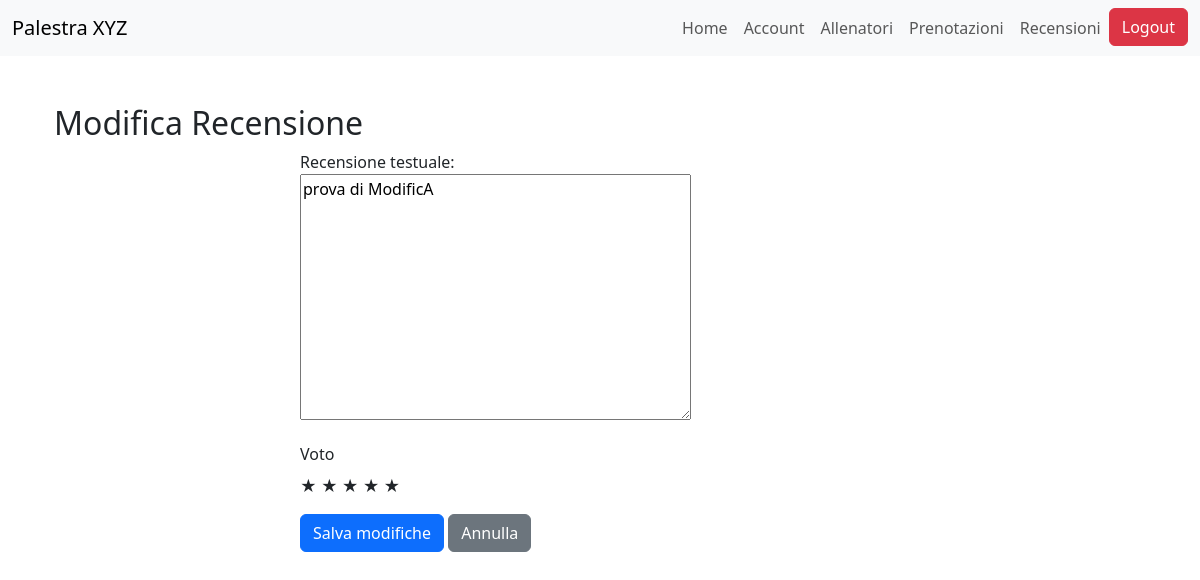
/reviews/15/modifica/ (signed in), run on an earlier commit of the app's database.
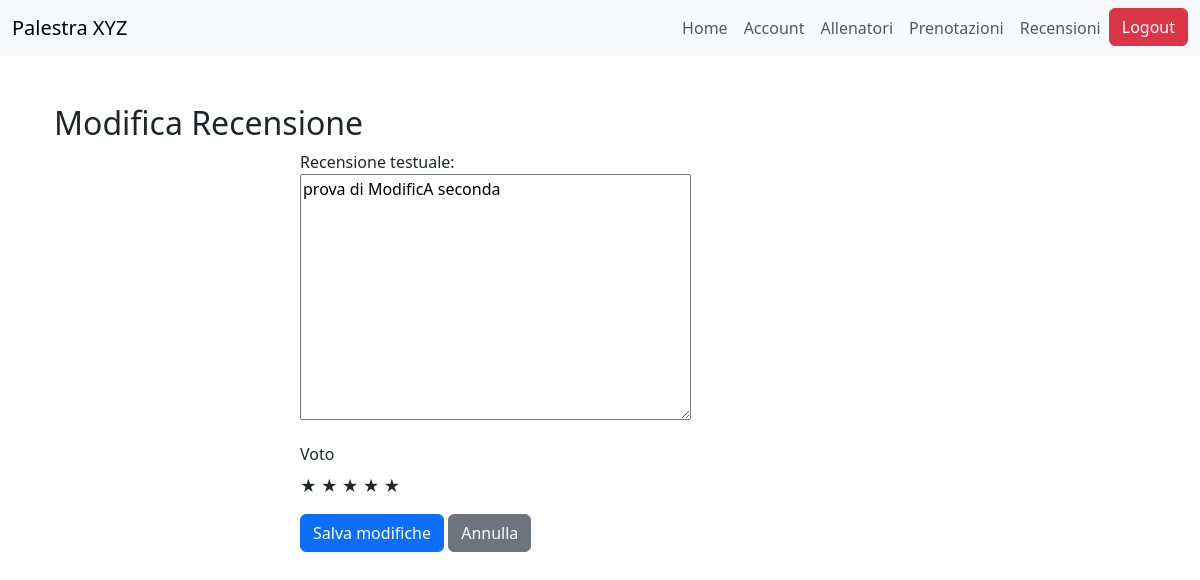
And on a later commit of the database.
### reviews/models.py (models this page shows, shortened)
class Recensione(models.Model):
    registrato_utente = models.ForeignKey(RegistratoUtente, on_delete=models.CASCADE)
    personal_trainer = models.ForeignKey(PersonalTrainer, on_delete=models.CASCADE)
    recensione_testuale = models.TextField(max_length=500)
    voto = models.PositiveSmallIntegerField(choices=[(i, str(i)) for i in range(1, 6)])  # Voti da 1 a 5 stelle
    data_recensione = models.DateTimeField(auto_now_add=True)
    class Meta:
        verbose_name_plural = "Recensioni"
        constraints = [
            models.UniqueConstraint(fields=['registrato_utente', 'personal_trainer'], name='unique_recensione_per_trainer')
        ]

### reviews/views.py (the view, shortened to what this page needs)
# urls.py: path('<int:pk>/modifica/', RecensioneUpdateView.as_view(), name='recensione_update'),
class RecensioneUpdateView(LoginRequiredMixin, UpdateView):
    model = Recensione
    template_name = 'reviews/recensione_update.html'
    fields = ['recensione_testuale', 'voto']
    context_object_name = 'recensione'
    success_url = reverse_lazy('reviews:review_success')

### reviews/templates/reviews/recensione_update.html (shortened to what this page needs)
{% extends 'reviews/base.html' %}
{% block content %}
<div class="container mt-5">
  <h2>Modifica Recensione</h2>
  <form method="POST" class="mx-auto" style="max-width: 600px;">
      <div class="form-group mb-3">
        {{ form.recensione_testuale.label_tag }}<br>
        {{ form.recensione_testuale }}
      </div>
      <div class="form-group mb-3">
        <label for="voto" class="form-label">{{ form.voto.label }}</label>
        <div class="star-rating">
          {% for i in "12345" %}
            <label for="star{{ i }}" class="star">&#9733;</label>
          {% endfor %}
        </div>
      </div>
    <div class="form-group">
      <button type="submit" class="btn btn-primary">Salva modifiche</button>
      <a href="{% url 'reviews:lista_recensioni' %}" class="btn btn-secondary">Annulla</a>
    </div>
  </form>
</div>
{% endblock %}

What changed in the data, as far as the page shows it:
changed Recensione: recensione_testuale "prova di ModificA" → "prova di ModificA seconda"
